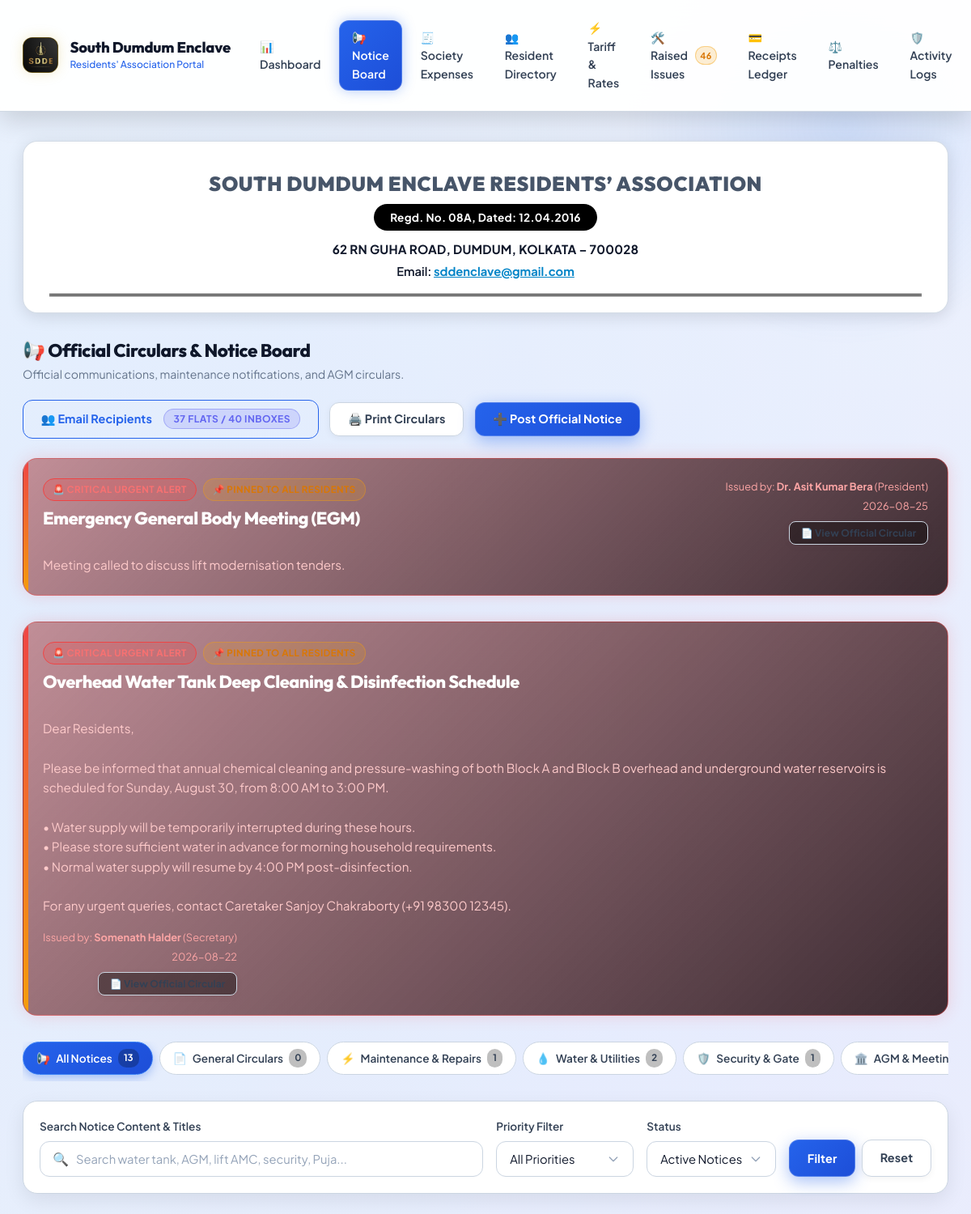
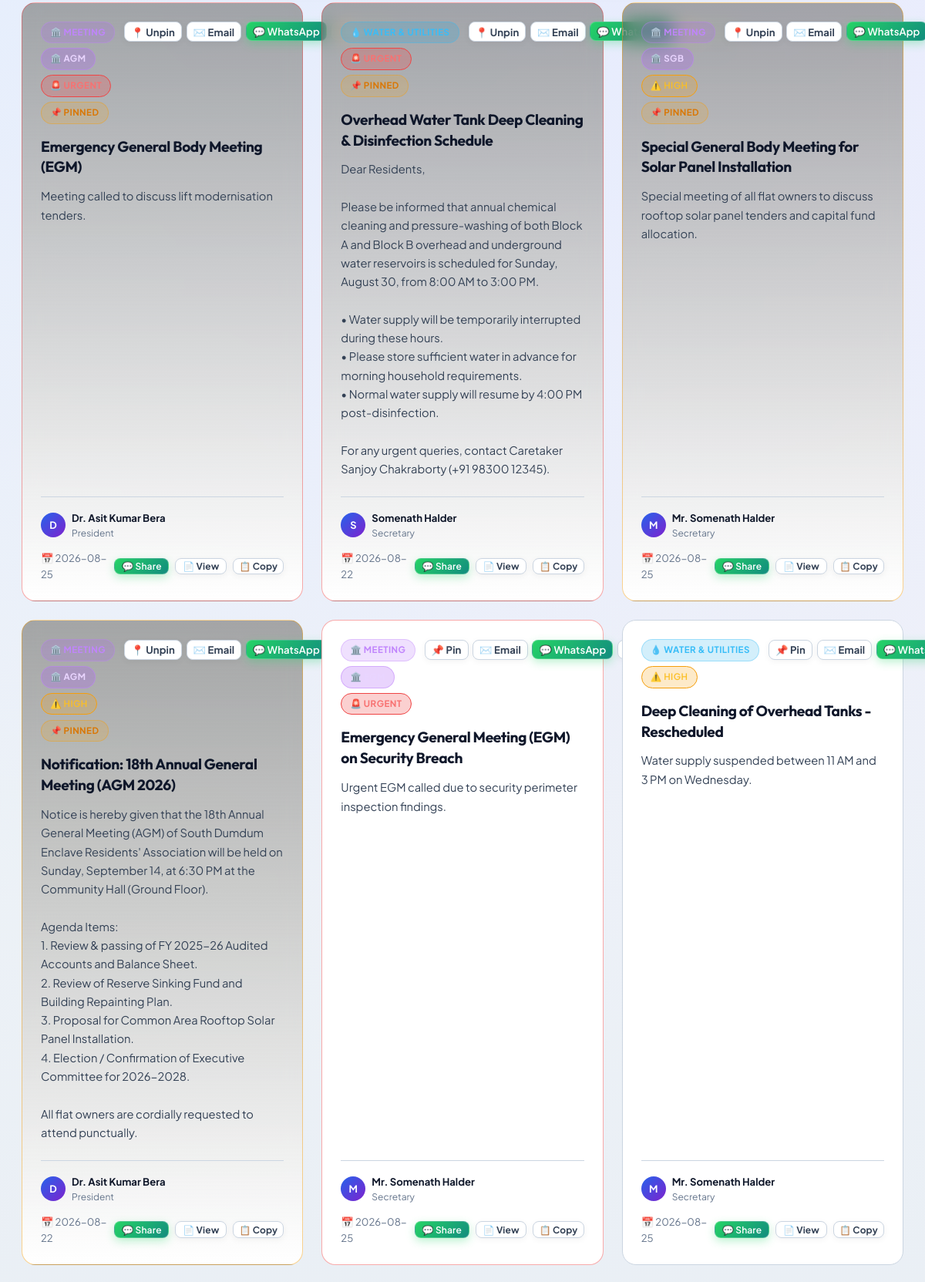
/notices (signed in, upper part), run on the app's committed database (2 pictures, top to bottom).
### tables this page shows
CREATE TABLE tbl_notices (
                id INTEGER PRIMARY KEY AUTOINCREMENT,
                title VARCHAR(255) NOT NULL,
                content TEXT NOT NULL,
                category VARCHAR(50) NOT NULL DEFAULT 'GENERAL',
                priority VARCHAR(20) NOT NULL DEFAULT 'NORMAL',
                is_pinned INTEGER NOT NULL DEFAULT 0,
                posted_by VARCHAR(100) NOT NULL,
                posted_by_role VARCHAR(50) NOT NULL DEFAULT 'Executive Committee',
                status VARCHAR(20) NOT NULL DEFAULT 'ACTIVE',
                created_at TIMESTAMP DEFAULT CURRENT_TIMESTAMP,
                updated_at TIMESTAMP DEFAULT CURRENT_TIMESTAMP
            , meeting_type VARCHAR(50) DEFAULT NULL, meeting_date VARCHAR(50) DEFAULT NULL);

### app.py (the view)
@app.route('/notices')
@login_required
def notices_list():
    user = session.get('user', {})
    is_admin = bool(user.get('is_admin') or user.get('role') in ADMIN_ROLES)
    cat_filter = request.args.get('category', 'ALL').strip().upper()
    meeting_type_filter = request.args.get('meeting_type', 'ALL').strip()
    priority_filter = request.args.get('priority', 'ALL').strip().upper()
    search_q = request.args.get('q', '').strip()
    status_filter = request.args.get('status', 'ACTIVE').strip().upper()
    query = "SELECT * FROM tbl_notices WHERE 1=1"
    params = []
    if status_filter != 'ALL':
        query += " AND status = %s"
        params.append(status_filter)
    if cat_filter != 'ALL':
        query += " AND category = %s"
        params.append(cat_filter)
    if meeting_type_filter != 'ALL' and meeting_type_filter:
        query += " AND meeting_type = %s"
        params.append(meeting_type_filter)
    if priority_filter != 'ALL':
        query += " AND priority = %s"
        params.append(priority_filter)
    if search_q:
        query += " AND (title LIKE %s OR content LIKE %s OR posted_by LIKE %s OR meeting_type LIKE %s)"
        like_term = f"%{search_q}%"
        params.extend([like_term, like_term, like_term, like_term])
    query += " ORDER BY is_pinned DESC, (priority = 'URGENT') DESC, (priority = 'HIGH') DESC, id DESC"
    notices = query_db(query, params)
    cat_counts = {}
    total_active = 0
    all_notices_raw = query_db("SELECT category, COUNT(*) as cnt FROM tbl_notices WHERE status = 'ACTIVE' GROUP BY category")
    for r in (all_notices_raw or []):
        cat_counts[r['category']] = r['cnt']
        total_active += r['cnt']
    cat_counts['ALL'] = total_active
    pinned_urgent = [n for n in (notices or []) if n.get('is_pinned') and n.get('priority') == 'URGENT']
    recipients_info = get_notice_email_recipients() if is_admin else None
    return render_template(
        'notices.html',
        notices=notices,
        categories=NOTICE_CATEGORIES,
        meeting_types=MEETING_TYPES,
        current_category=cat_filter,
        current_meeting_type=meeting_type_filter,
        current_priority=priority_filter,
        current_status=status_filter,
        search_q=search_q,
        cat_counts=cat_counts,
        pinned_urgent=pinned_urgent,
        recipients_info=recipients_info,
        is_admin=is_admin,
        now=datetime.now()
    )

### templates/notices.html (shortened to what this page needs)
{% extends 'base.html' %}
{% block content %}
<div class="official-letterhead">
    <h1 class="letterhead-title">SOUTH DUMDUM ENCLAVE RESIDENTS’ ASSOCIATION</h1>
    <div class="letterhead-pill">Regd. No. 08A, Dated: 12.04.2016</div>
    <div class="letterhead-address">62 RN GUHA ROAD, DUMDUM, KOLKATA – 700028</div>
    <div class="letterhead-email">Email: <a href="mailto:sddenclave@gmail.com">sddenclave@gmail.com</a></div>
    <div class="letterhead-double-rule"></div>
</div>
<div class="notices-hero">
    <div class="page-header-title">
        <h2 style="font-size: 1.4rem; font-weight: 800; color: var(--text-heading, #ffffff); margin: 0;">📢 Official Circulars &amp; Notice Board</h2>
        <p style="font-size: 0.88rem; color: var(--text-muted, #94a3b8); margin: 4px 0 0 0;">Official communications, maintenance notifications, and AGM circulars.</p>
    </div>
    <div class="page-header-actions no-print">
        {% if is_admin and recipients_info %}
        <button type="button" class="btn btn-outline-primary" onclick="openModal('emailRecipientsModal')" title="View All Verified Member Email Recipients for Notice Broadcasts">
            👥 Email Recipients <span class="badge badge-info" style="margin-left: 0.35rem; font-size: 0.75rem;">{{ recipients_info.flats_with_email }} Flats / {{ recipients_info.total_email_count }} Inboxes</span>
        </button>
        {% endif %}
        <button type="button" class="btn btn-secondary" onclick="window.print()" title="Print Notice Board">
            🖨️ Print Circulars
        </button>
        {% if is_admin %}
        <button type="button" class="btn btn-primary" onclick="openModal('postNoticeModal')">
            ➕ Post Official Notice
        </button>
        {% endif %}
    </div>
</div>
{% if pinned_urgent %}
{% for un in pinned_urgent %}
<div class="urgent-banner-card">
    <div style="display: flex; justify-content: space-between; align-items: flex-start; gap: 1rem; flex-wrap: wrap;">
        <div>
            <div style="display: flex; align-items: center; gap: 0.5rem; margin-bottom: 0.5rem;">
                <span class="badge badge-prio-urgent">🚨 CRITICAL URGENT ALERT</span>
                <span class="badge badge-warning">📌 Pinned to All Residents</span>
            </div>
            <h3 style="font-size: 1.35rem; font-weight: 800; color: #ffffff; margin-bottom: 0.5rem; cursor: pointer;" onclick='openViewDocModal({{ un|tojson }})'>
                {{ un.title }}
            </h3>
            <p style="font-size: 0.95rem; color: #fecaca; line-height: 1.6; margin: 0; white-space: pre-line;">
                {{ un.content }}
            </p>
        </div>
        <div style="text-align: right; font-size: 0.8rem; color: #fca5a5;">
            <div>Issued by: <strong>{{ un.posted_by }}</strong> ({{ un.posted_by_role }})</div>
            <div style="margin-top: 4px;">{{ (un.created_at|string)[:10] }}</div>
            <button type="button" class="btn btn-sm btn-secondary no-print" style="margin-top: 8px; font-size: 0.75rem; background: rgba(0,0,0,0.4);" onclick='openViewDocModal({{ un|tojson }})'>
                📄 View Official Circular
            </button>
        </div>
    </div>
</div>
{% endfor %}
{% endif %}
<div class="notices-pills-bar no-print">
    {% for cat_code, cat_label, cat_icon in categories %}
    <a href="{{ url_for('notices_list', category=cat_code, priority=current_priority, q=search_q, status=current_status) }}"
       class="notice-pill {% if current_category == cat_code %}active{% endif %}">
        <span>{{ cat_icon }}</span>
        <span>{{ cat_label }}</span>
        <span class="notice-pill-badge">{{ cat_counts.get(cat_code, 0) }}</span>
    </a>
    {% endfor %}
</div>
<div class="card filter-box no-print" style="margin-bottom: 1.75rem; padding: 1.25rem;">
    <form method="GET" action="{{ url_for('notices_list') }}" style="display: flex; gap: 1rem; align-items: flex-end; flex-wrap: wrap;">
        <div style="flex: 1 1 240px; min-width: 0;">
            <label class="form-label" for="q">Search Notice Content &amp; Titles</label>
            <div class="live-search-box">
                <span class="search-icon">🔍</span>
                <input type="text" id="q" name="q" class="form-control" placeholder="Search water tank, AGM, lift AMC, security, Puja..." value="{{ search_q }}">
            </div>
        </div>
        <div style="flex: 0 1 170px; min-width: 0;">
            <label class="form-label" for="priority">Priority Filter</label>
            <select id="priority" name="priority" class="form-select" onchange="this.form.submit()">
                <option value="ALL" {% if current_priority == 'ALL' %}selected{% endif %}>All Priorities</option>
            </select>
        </div>
        <div style="flex: 0 1 160px; min-width: 0;">
            <label class="form-label" for="status">Status</label>
            <select id="status" name="status" class="form-select" onchange="this.form.submit()">
                <option value="ACTIVE" {% if current_status == 'ACTIVE' %}selected{% endif %}>Active Notices</option>
            </select>
        </div>
        <div style="display: flex; gap: 0.5rem; flex-wrap: wrap;">
            <button type="submit" class="btn btn-primary">Filter</button>
            <a href="{{ url_for('notices_list') }}" class="btn btn-secondary">Reset</a>
        </div>
    </form>
</div>
{% if notices %}
<div class="notices-grid">
    {% for n in notices %}
    <div class="notice-card {% if n.is_pinned %}is-pinned{% endif %} {% if n.priority == 'URGENT' %}is-urgent{% endif %}" id="notice-{{ n.id }}">
        <div>
            <div class="notice-card-header">
                <div class="notice-badges-group">
                    {% if n.category == 'WATER_SUPPLY' %}
                        <span class="badge badge-cat-water">💧 Water &amp; Utilities</span>
                    {% elif n.category == 'MAINTENANCE' %}
                        <span class="badge badge-cat-maintenance">⚡ Maintenance</span>
                    {% elif n.category == 'AGM_MEETING' %}
                        <span class="badge badge-cat-agm">🏛️ Meeting</span>
                        {% if n.meeting_type %}
                            <span class="badge badge-cat-meeting-type" title="Meeting Type: {{ n.meeting_type }}">🏛️ {{ n.meeting_type }}</span>
                        {% endif %}
                    {% elif n.category == 'EVENTS_FESTIVAL' %}
                        <span class="badge badge-cat-events">🎉 Events &amp; Festival</span>
                    {% elif n.category == 'SECURITY' %}
                        <span class="badge badge-cat-security">🛡️ Security &amp; Gate</span>
                    {% elif n.category == 'FINANCIAL' %}
                        <span class="badge badge-cat-financial">💰 Accounts &amp; Dues</span>
                    {% elif n.category == 'EMERGENCY' %}
                        <span class="badge badge-cat-emergency">🚨 Urgent Alert</span>
                    {% else %}
                        <span class="badge badge-cat-general">📄 General</span>
                    {% endif %}
                    {% if n.priority == 'URGENT' %}
                        <span class="badge badge-prio-urgent">🚨 URGENT</span>
                    {% elif n.priority == 'HIGH' %}
                        <span class="badge badge-prio-high">⚠️ HIGH</span>
                    {% endif %}
                    {% if n.is_pinned %}
                        <span class="badge badge-warning" title="Pinned on Dashboard">📌 Pinned</span>
                    {% endif %}
                </div>
                <div class="notice-actions no-print">
                    {% if is_admin %}
                    <form method="POST" action="{{ url_for('notices_toggle_pin', notice_id=n.id) }}" style="display:inline;">
                        <button type="submit" class="btn btn-sm btn-secondary" style="padding: 0.2rem 0.5rem;" title="{{ 'Unpin from Top' if n.is_pinned else 'Pin to Top' }}">
                            {{ '📍 Unpin' if n.is_pinned else '📌 Pin' }}
                        </button>
                    </form>
                    <form method="POST" action="{{ url_for('notices_broadcast', notice_id=n.id) }}" style="display:inline;" onsubmit="return confirm('Broadcast notice \'{{ n.title }}\' to all registered member email addresses?');">
                        <button type="submit" class="btn btn-sm btn-secondary" style="padding: 0.2rem 0.5rem;" title="Broadcast to Member Inboxes">
                            ✉️ Email
                        </button>
                    </form>
                    <button type="button" class="btn btn-sm btn-whatsapp" style="padding: 0.2rem 0.5rem;" onclick='openNoticeWhatsAppModal({{ n|tojson }})' title="Share / Broadcast Notice on WhatsApp">
                        💬 WhatsApp
                    </button>
                    <button type="button" class="btn btn-sm btn-secondary" style="padding: 0.2rem 0.5rem;" title="Edit Notice"
                            onclick='openEditModal({{ n|tojson }})'>
                    </button>
                    <form method="POST" action="{{ url_for('notices_delete', notice_id=n.id) }}" style="display:inline;" onsubmit="return confirm('Permanently delete this notice?');">
                        <button type="submit" class="btn btn-sm btn-secondary" style="padding: 0.2rem 0.5rem; color: #ef4444;" title="Delete Notice">
                        </button>
                    </form>
                    {% else %}
                    <button type="button" class="btn btn-sm btn-whatsapp" style="padding: 0.2rem 0.5rem;" onclick='openNoticeWhatsAppModal({{ n|tojson }})' title="Share Notice on WhatsApp">
                        💬 WhatsApp
                    </button>
                    {% endif %}
                </div>
            </div>
            <h3 class="notice-title" onclick='openViewDocModal({{ n|tojson }})' title="Click to view full official letterhead circular">{{ n.title }}</h3>
            <div class="notice-body-text">{{ n.content }}</div>
        </div>
        <div class="notice-footer">
            <div class="notice-author-box">
                <div class="notice-author-avatar">
                    {{ n.posted_by[:1].upper() if n.posted_by else 'S' }}
                </div>
                <div>
                    <strong style="color: var(--text-main, #ffffff);">{{ n.posted_by }}</strong>
                    <div style="font-size: 0.75rem; color: var(--text-muted, #94a3b8);">{{ n.posted_by_role }}</div>
                </div>
            </div>
            <div style="display: flex; align-items: center; gap: 0.5rem;">
                <span title="{{ n.created_at }}">📅 {{ (n.created_at|string)[:10] }}</span>
                <button type="button" class="btn btn-sm btn-whatsapp no-print" style="padding: 0.15rem 0.55rem; font-size: 0.75rem;" onclick='openNoticeWhatsAppModal({{ n|tojson }})' title="Share / Broadcast on WhatsApp">
                    💬 Share
                </button>
                <button type="button" class="btn btn-sm btn-secondary no-print" style="padding: 0.15rem 0.55rem; font-size: 0.75rem;" onclick='openViewDocModal({{ n|tojson }})' title="View in official letterhead format">
                    📄 View
                </button>
                <button type="button" class="btn btn-sm btn-secondary no-print" style="padding: 0.15rem 0.45rem; font-size: 0.75rem;" onclick="copyNoticeText({{ n.id }})" title="Copy text to clipboard">
                    📋 Copy
                </button>
            </div>
        </div>
    </div>
    {% endfor %}
</div>
{% endif %}
{% endblock %}

### data on the page
tbl_notices: title "Emergency General Body Meeting (EGM)", content "Meeting called to discuss lift modernisation tenders.", posted_by "Dr. Asit Kumar Bera", posted_by_role "President", created_at "2026-08-25", meeting_type "AGM", priority "🚨 URGENT", shows "📌 PINNED", is_pinned "📍 Unpin", posted_by "D"
tbl_notices: title "Overhead Water Tank Deep Cleaning & Disinfection Schedule", content "Dear Residents, Please be informed that annual chemical cleaning and pressure-washing of both Block A and Block B overhead and underground water reservoirs is scheduled for Sunday, August 30, from 8:00 AM to 3:00 PM. • Water supply will be temporarily interrupted during these hours. • Please store sufficient water in advance for morning household requirements. • Normal water supply will resume by 4:00 PM post-disinfection. For any urgent queries, contact Caretaker Sanjoy Chakraborty (+91 98300 12345).", posted_by "Somenath Halder", posted_by_role "Secretary", created_at "2026-08-22", category "💧 WATER & UTILITIES", priority "🚨 URGENT", shows "📌 PINNED", is_pinned "📍 Unpin", posted_by "S"
tbl_notices: meeting_type "SGB", priority "⚠️ HIGH", shows "📌 PINNED", is_pinned "📍 Unpin", title "Special General Body Meeting for Solar Panel Installation", content "Special meeting of all flat owners to discuss rooftop solar panel tenders and capital fund allocation.", posted_by "M", posted_by "Mr. Somenath Halder", posted_by_role "Secretary", created_at "2026-08-25"
tbl_notices: meeting_type "AGM", priority "⚠️ HIGH", shows "📌 PINNED", is_pinned "📍 Unpin", title "Notification: 18th Annual General Meeting (AGM 2026)", content "Notice is hereby given that the 18th Annual General Meeting (AGM) of South Dumdum Enclave Residents' Association will be held on Sunday, September 14, at 6:30 PM at the Community Hall (Ground Floor). Agenda Items: 1. Review & passing of FY 2025-26 Audited Accounts and Balance Sheet. 2. Review of Reserve Sinking Fund and Building Repainting Plan. 3. Proposal for Common Area Rooftop Solar Panel Installation. 4. Election / Confirmation of Executive Committee for 2026-2028. All flat owners are cordially requested to attend punctually.", posted_by "D", posted_by "Dr. Asit Kumar Bera", posted_by_role "President", created_at "2026-08-22"
tbl_notices: priority "🚨 URGENT", is_pinned "📌 Pin", title "Emergency General Meeting (EGM) on Security Breach", content "Urgent EGM called due to security perimeter inspection findings.", posted_by "M", posted_by "Mr. Somenath Halder", posted_by_role "Secretary", created_at "2026-08-25"
tbl_notices: category "💧 WATER & UTILITIES", priority "⚠️ HIGH", is_pinned "📌 Pin", title "Deep Cleaning of Overhead Tanks - Rescheduled", content "Water supply suspended between 11 AM and 3 PM on Wednesday.", posted_by "M", posted_by "Mr. Somenath Halder", posted_by_role "Secretary", created_at "2026-08-25"

### other printed values
{{ open_issues_count }} "46"
{{ recipients_info.flats_with_email }} "37"
{{ recipients_info.total_email_count }} "40"
{{ cat_icon }} "📢" "📄" "⚡" "💧" "🛡️" "🏛️"
{{ cat_label }} "All Notices" "General Circulars" "Maintenance & Repairs" "Water & Utilities" "Security & Gate" "AGM &…"
{{ cat_counts.get(cat_code, 0) }} "13" "0" "1" "2" "1"
